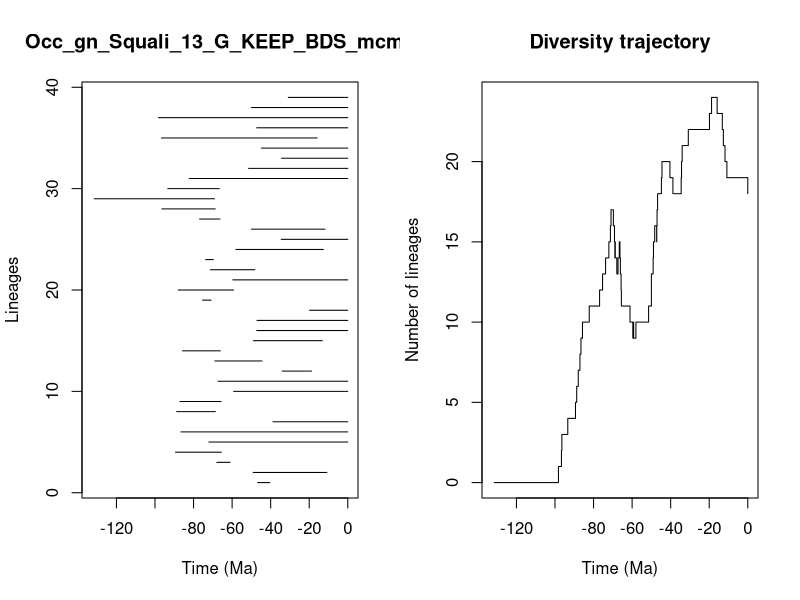

Source code (R):


pdf(file='../Results/Genus/5_MA_bins_EP/pyrate_mcmc_logs/Occ_gn_Squali_13_G_KEEP_BDS_mcmc_LTT.pdf',width=0.6*20, height=0.6*10)
title = "Occ_gn_Squali_13_G_KEEP_BDS_mcmc"
ts=c(46.77532933461562, 49.08795106109529,67.9308426094462,89.36574208923852,72.05929154159575,86.5292769986304,38.83053903149144,88.7355778733512,87.0527456654963,59.2028348295912,67.3041543194364,34.04075057544405,68.94896864793225,85.74710419167943,48.91022169906688,47.20439382816555,47.05997228392509,19.87370260983626,75.32633436988351,87.92121018467336,59.62359976215404,71.26080564311262,73.75177769467219,58.022000767364894,34.54858503564601,49.99511595426993,76.86263491916901,96.42521961189563,131.55650734007128,93.36352179236343,82.23795269209819,51.44883549500114,34.36591139663313,44.80070191921616,96.65125702054698,47.25714526605407,98.20561305338951,50.00450741177506,30.84840130712718)
te=c(40.38906787929011, 10.834485107574968,61.094621123564984,65.56087251482414,0.0,0.0,0.0,68.7130484140944,65.7100901825978,0.0,0.0,18.78448611192715,44.49741504853318,66.08390206988611,13.210455357155164,0.0,0.0,0.0,70.93342572939795,59.230622262805916,0.0,48.27006547210775,69.72110452771118,12.672631355864857,0.0,11.809248214437481,66.29865472346276,68.76660909640678,69.14194078176348,66.65279034218229,0.0,0.0,0.0,0.0,15.90361076698803,0.0,0.0,0.0,0.0)
div_traj=c(0, 1,2,3,4,5,6,7,8,9,10,11,12,13,14,15,16,17,16,15,14,15,14,13,14,15,14,13,12,11,10,9,10,9,10,11,12,13,14,15,16,15,16,17,18,19,20,19,18,19,20,21,22,23,24,23,22,21,20,19,18)
time_events=c(131.55650734007128, 98.20561305338951,96.65125702054698,96.42521961189563,93.36352179236343,89.36574208923852,88.7355778733512,87.92121018467336,87.0527456654963,86.5292769986304,85.74710419167943,82.23795269209819,76.86263491916901,75.32633436988351,73.75177769467219,72.05929154159575,71.26080564311262,70.93342572939795,69.72110452771118,69.14194078176348,68.94896864793225,68.76660909640678,68.7130484140944,67.9308426094462,67.3041543194364,66.65279034218229,66.29865472346276,66.08390206988611,65.7100901825978,65.56087251482414,61.094621123564984,59.62359976215404,59.230622262805916,59.2028348295912,58.022000767364894,51.44883549500114,50.00450741177506,49.99511595426993,49.08795106109529,48.91022169906688,48.27006547210775,47.25714526605407,47.20439382816555,47.05997228392509,46.77532933461562,44.80070191921616,44.49741504853318,40.38906787929011,38.83053903149144,34.54858503564601,34.36591139663313,34.04075057544405,30.84840130712718,19.87370260983626,18.78448611192715,15.90361076698803,13.210455357155164,12.672631355864857,11.809248214437481,10.834485107574968,0.0)
                par(mfrow=c(1,2))
                L = length(ts)
                plot(ts, 1:L , xlim=c(-max(ts)-1,0), pch=20, type="n", main=title,xlab="Time (Ma)",ylab="Lineages")
                for (i in 1:L){segments(x0=-te[i],y0=i,x1=-ts[i],y1=i)}    
                t = -time_events
                plot(div_traj ~ t,type="s", main = "Diversity trajectory",xlab="Time (Ma)",ylab="Number of lineages",xlim=c(-max(ts)-1,0))
                abline(v=c(65,200,251,367,445),lty=2,col="gray")
                
